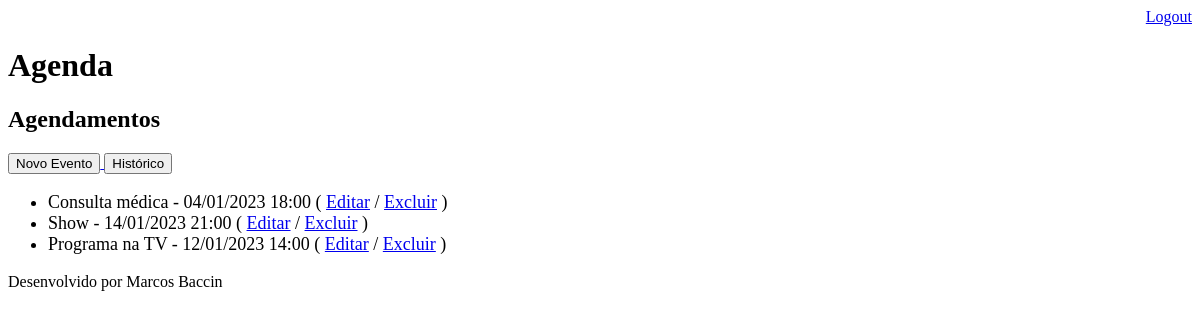
Page /agenda/ (signed in) on the earlier database version.
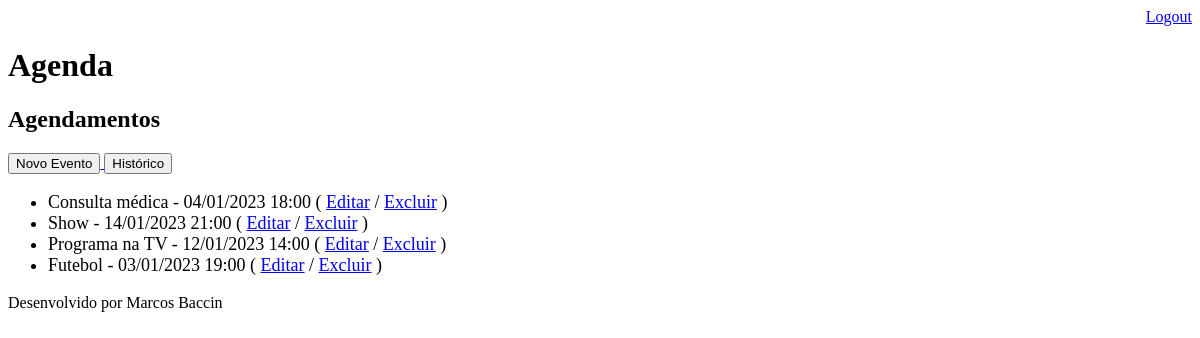
Same page on the later database version.
### core/models.py (models this page shows, shortened)
class Evento(models.Model):
    titulo = models.CharField(max_length=100)
    local = models.CharField(max_length=100, blank=True, null=True)
    descricao = models.TextField(blank=True, null=True)
    data_evento = models.DateTimeField(verbose_name='Data do Evento')
    data_criacao = models.DateField(auto_now=True)
    usuario = models.ForeignKey(User, on_delete=models.CASCADE)
    class Meta:
        db_table = 'evento'
    def get_data_evento(self):
        return self.data_evento.strftime('%d/%m/%Y %H:%M')
    def get_evento_atrasado(self):
        if self.data_evento < datetime.now():
            return True
        else:
            return False
    def get_evento_a_comecar(self):
        if self.data_evento > datetime.now():
            dif = self.data_evento - datetime.now()
            if dif.total_seconds() / 3600 <= 1:
                return True
        else:
            return False

### core/views.py (the view)
# urls.py: path('agenda/', views.lista_eventos),
@login_required(login_url='/login/')
def lista_eventos(request):
    usuario = request.user
    data_atual = datetime.now() - timedelta(hours=1)
    evento = Evento.objects.filter(usuario=usuario,
                                   data_evento__gt=data_atual)
    dados = {'eventos': evento}
    return render(request, 'agenda.html', dados)

### templates/agenda.html (shortened to what this page needs)
{% extends "model-page.html" %}
{% block content %}
    <h2>Agendamentos</h2>
    <a href="evento/">
        <button type="button">Novo Evento</button>
    </a>
    <a href="historico/">
        <button type="button">Histórico</button>
    </a>
    <ul style="font-size: 18px">
        {% for evento in eventos %}
            <li>
                <div style=
                           >
                    {{ evento.titulo }} - {{ evento.get_data_evento }}
                    ( <a href="evento/?id={{ evento.id }}">Editar</a>
                    / <a href="evento/delete/{{ evento.id }}/">Excluir</a> )
                </div>
            </li>
        {% endfor %}
    </ul>
{% endblock %}

Differences in the rows shown:
added Evento: titulo "Futebol", get_data_evento "03/01/2023 19:00"
